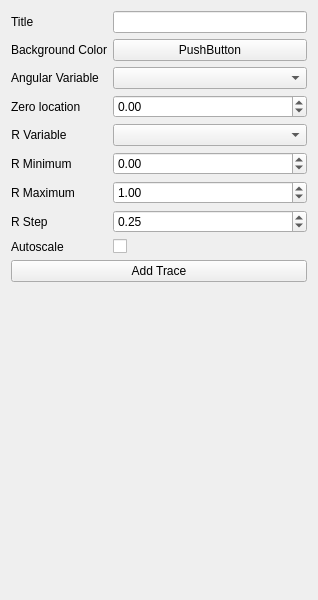
<?xml version="1.0" encoding="UTF-8"?>
<ui version="4.0">
 <class>PolarPlotSettings</class>
 <widget class="QWidget" name="PolarPlotSettings">
  <property name="geometry">
   <rect>
    <x>0</x>
    <y>0</y>
    <width>318</width>
    <height>600</height>
   </rect>
  </property>
  <property name="windowTitle">
   <string>Form</string>
  </property>
  <layout class="QVBoxLayout" name="verticalLayout">
   <item>
    <layout class="QFormLayout" name="formLayout">
     <item row="0" column="0">
      <widget class="QLabel" name="label">
       <property name="text">
        <string>Title</string>
       </property>
      </widget>
     </item>
     <item row="0" column="1">
      <widget class="QLineEdit" name="title_le"/>
     </item>
     <item row="1" column="0">
      <widget class="QLabel" name="label_4">
       <property name="text">
        <string>Background Color</string>
       </property>
      </widget>
     </item>
     <item row="1" column="1">
      <widget class="ColorButton" name="bg_color_btn">
       <property name="text">
        <string>PushButton</string>
       </property>
      </widget>
     </item>
     <item row="2" column="0">
      <widget class="QLabel" name="label_3">
       <property name="text">
        <string>Angular Variable</string>
       </property>
       <property name="alignment">
        <set>Qt::AlignCenter</set>
       </property>
      </widget>
     </item>
     <item row="2" column="1">
      <widget class="QComboBox" name="ang_var_cb"/>
     </item>
     <item row="3" column="0">
      <widget class="QLabel" name="label_9">
       <property name="text">
        <string>Zero location</string>
       </property>
      </widget>
     </item>
     <item row="3" column="1">
      <widget class="QDoubleSpinBox" name="theta_zero_ang_dsb">
       <property name="minimum">
        <double>-180.000000000000000</double>
       </property>
       <property name="maximum">
        <double>180.000000000000000</double>
       </property>
       <property name="singleStep">
        <double>1.000000000000000</double>
       </property>
       <property name="value">
        <double>0.000000000000000</double>
       </property>
      </widget>
     </item>
     <item row="4" column="0">
      <widget class="QLabel" name="label_2">
       <property name="text">
        <string>R Variable</string>
       </property>
       <property name="alignment">
        <set>Qt::AlignCenter</set>
       </property>
      </widget>
     </item>
     <item row="4" column="1">
      <widget class="QComboBox" name="r_var_cb"/>
     </item>
     <item row="5" column="0">
      <widget class="QLabel" name="min_label">
       <property name="text">
        <string>R Minimum</string>
       </property>
      </widget>
     </item>
     <item row="5" column="1">
      <widget class="QDoubleSpinBox" name="min_sb">
       <property name="minimum">
        <double>-1000000.000000000000000</double>
       </property>
       <property name="maximum">
        <double>1000000.000000000000000</double>
       </property>
       <property name="singleStep">
        <double>0.250000000000000</double>
       </property>
       <property name="value">
        <double>0.000000000000000</double>
       </property>
      </widget>
     </item>
     <item row="6" column="0">
      <widget class="QLabel" name="max_label">
       <property name="text">
        <string>R Maximum</string>
       </property>
      </widget>
     </item>
     <item row="6" column="1">
      <widget class="QDoubleSpinBox" name="max_sb">
       <property name="minimum">
        <double>-100000.000000000000000</double>
       </property>
       <property name="maximum">
        <double>1000000.000000000000000</double>
       </property>
       <property name="singleStep">
        <double>0.250000000000000</double>
       </property>
       <property name="value">
        <double>1.000000000000000</double>
       </property>
      </widget>
     </item>
     <item row="7" column="0">
      <widget class="QLabel" name="step_label">
       <property name="text">
        <string>R Step</string>
       </property>
      </widget>
     </item>
     <item row="7" column="1">
      <widget class="QDoubleSpinBox" name="step_sb">
       <property name="minimum">
        <double>0.000000000000000</double>
       </property>
       <property name="maximum">
        <double>100000.000000000000000</double>
       </property>
       <property name="singleStep">
        <double>0.250000000000000</double>
       </property>
       <property name="value">
        <double>0.250000000000000</double>
       </property>
      </widget>
     </item>
     <item row="8" column="0">
      <widget class="QLabel" name="label_8">
       <property name="text">
        <string>Autoscale</string>
       </property>
      </widget>
     </item>
     <item row="8" column="1">
      <widget class="QCheckBox" name="autoscale_checkbox">
       <property name="text">
        <string/>
       </property>
      </widget>
     </item>
    </layout>
   </item>
   <item>
    <widget class="QPushButton" name="add_trace_btn">
     <property name="text">
      <string>Add Trace</string>
     </property>
     <property name="flat">
      <bool>false</bool>
     </property>
    </widget>
   </item>
   <item>
    <spacer name="verticalSpacer">
     <property name="orientation">
      <enum>Qt::Vertical</enum>
     </property>
     <property name="sizeHint" stdset="0">
      <size>
       <width>20</width>
       <height>40</height>
      </size>
     </property>
    </spacer>
   </item>
  </layout>
 </widget>
 <customwidgets>
  <customwidget>
   <class>ColorButton</class>
   <extends>QPushButton</extends>
   <header>pyqtgraph</header>
  </customwidget>
 </customwidgets>
 <resources/>
 <connections/>
</ui>
